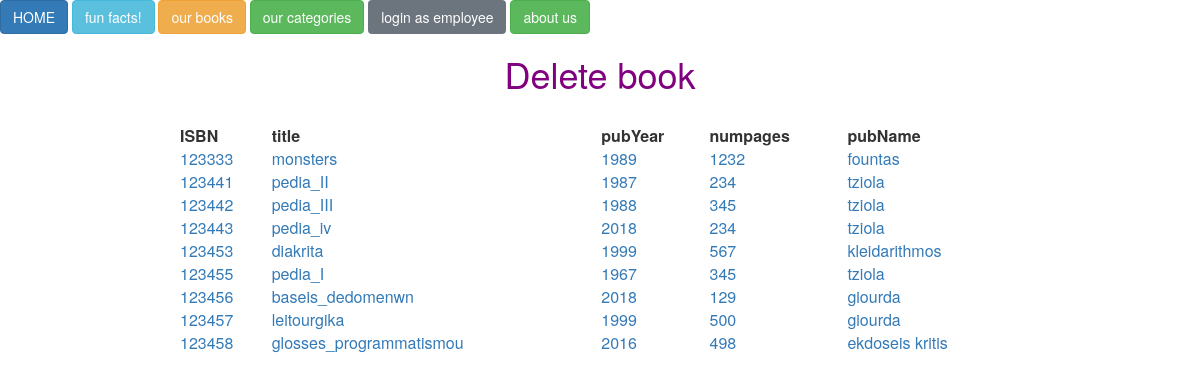
Page /book_d_html.php on the committed database.
### tables this page shows
CREATE TABLE `book` (
  `ISBN` int(11) NOT NULL,
  `title` text NOT NULL,
  `pubYear` year(4) NOT NULL,
  `numpages` int(11) NOT NULL,
  `pubName` varchar(100) NOT NULL
);

### book_d_html.php (the view)
<?php include "header.php";
?>
<h1 style ="color:purple;"><center>Delete book </h1></center><br>
<?php
    $query = "SELECT * FROM book;";
    $result = mysqli_query($connection,$query);
    $counter  = mysqli_num_rows($result);
    if($counter <= 0) {
        echo "<center> <div class='alert alert-danger' role='alert'>
                    Database is empty!!
                    </div> </center>";
    }
    else{
        echo '<center><table style="width:70%">
                <tr>
                    <th>ISBN</th>
                    <th>title</th>
                    <th>pubYear</th>
                    <th>numpages</th>
                    <th>pubName</th>
                </tr>';
        while($row=mysqli_fetch_assoc($result))
        {
            echo '          <tr>
                                    <td><a href = deletebook.php?ISBN=' . $row['ISBN'] .'>'. $row['ISBN'].' </a></td>
                                    <td><a href = deletebook.php?ISBN=' . $row['ISBN'] .'>'. $row['title'].' </a></td>
                                    <td><a href = deletebook.php?ISBN=' . $row['ISBN'] .'>'. $row['pubYear'].' </a></td>
                                    <td><a href = deletebook.php?ISBN=' . $row['ISBN'] .'>'. $row['numpages'].'</a> </td>
                                    <td><a href = deletebook.php?ISBN=' . $row['ISBN'] .'>'. $row['pubName'].'</a> </td>
                            </tr>';
        }
        echo '</center>';
    }
    ?>
    </body>
    </html>

### header.php (shortened to what this page needs)
<html>
<head>
  <link rel="stylesheet" href="https://maxcdn.bootstrapcdn.com/bootstrap/4.3.1/css/bootstrap.min.css">
  <link href="https://cdnjs.cloudflare.com/ajax/libs/bootstrap-datepicker/1.6.4/css/bootstrap-datepicker.css" rel="stylesheet">
  <link href="https://maxcdn.bootstrapcdn.com/bootstrap/3.3.7/css/bootstrap.min.css" rel="stylesheet">
</head>
<body>
<header>
    <a class="btn btn-primary" href="index.php">HOME</a>
    <a class="btn btn-info" href="funfacts.php">fun facts!</a>
    <a class="btn btn-warning" href="our_books.php">our books</a>
    <a class="btn btn-success" href="categories_only.php">our categories</a>
    <?php
        if($_SESSION['admin']!=TRUE){
            echo '<a class="btn btn-secondary" href="login.php">login as employee</a>';
        }
        ?>
         <a class="btn btn-success" href="us.php">about us</a>
</header>

### rows in the picture
book: ISBN "123333", title "monsters", pubYear "1989", numpages "1232", pubName "fountas"
book: ISBN "123441", title "pedia_II", pubYear "1987", numpages "234", pubName "tziola"
book: ISBN "123442", title "pedia_III", pubYear "1988", numpages "345", pubName "tziola"
book: ISBN "123443", title "pedia_iv", pubYear "2018", numpages "234", pubName "tziola"
book: ISBN "123453", title "diakrita", pubYear "1999", numpages "567", pubName "kleidarithmos"
book: ISBN "123455", title "pedia_I", pubYear "1967", numpages "345", pubName "tziola"
book: ISBN "123456", title "baseis_dedomenwn", pubYear "2018", numpages "129", pubName "giourda"
book: ISBN "123457", title "leitourgika", pubYear "1999", numpages "500", pubName "giourda"
book: ISBN "123458", title "glosses_programmatismou", pubYear "2016", numpages "498", pubName "ekdoseis kritis"
